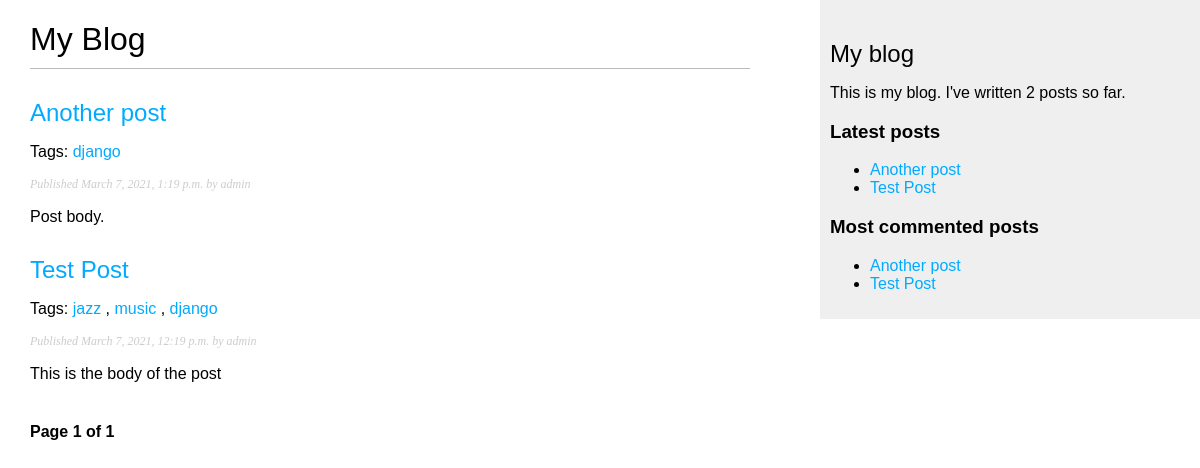
Screenshot of /blog/ with the database file from the repository.
### blog/models.py (models this page shows, shortened)
class Post(models.Model):
    STATUS_CHOICES = (
        ('draft', 'Draft'),
        ('published', 'Published'),
    )
    title = models.CharField(max_length=250)
    slug = models.SlugField(max_length=250,
                            unique_for_date='publish')
    author = models.ForeignKey(User,
                              on_delete=models.CASCADE,
                              related_name='blog_posts')
    body = models.TextField()
    publish = models.DateTimeField(default=timezone.now)
    created = models.DateTimeField(auto_now_add=True)
    updated = models.DateTimeField(auto_now=True)
    status = models.CharField(max_length=10,
                              choices=STATUS_CHOICES,
                              default='draft')
    objects = models.Manager() # The default manager.
    published = PublishedManager() # Our custom manager.
    tags = TaggableManager()
    class Meta:
        ordering = ('-publish',)
    def get_absolute_url(self):
          return reverse('blog:post_detail',
                          args=[self.publish.year,
                                self.publish.month,
                                self.publish.day,self.slug])

### blog/views.py (the view)
# urls.py: path('',views.post_list,name='post_list'),
def post_list(request, tag_slug=None):
    object_list = Post.published.all()
    tag = None
    if tag_slug:
        tag = get_object_or_404(Tag, slug=tag_slug)
        object_list = object_list.filter(tags__in=[tag])
    paginator = Paginator(object_list,3)
    page = request.GET.get('page')
    try:
        posts = paginator.page(page)
    except PageNotAnInteger:
        posts = paginator.page(1)
    except EmptyPage:
        posts = paginator.page(paginator.num_pages)
    return render(request,'blog/post/list.html',
                  {'page':page,
                  'posts': posts,
                  'tag':tag})

### blog/models.py (called while the page is built)
    def get_queryset(self):
        return super(PublishedManager,
                     self).get_queryset()\
                          .filter(status='published')

### blog/templatetags/blog_tags.py (called while the page is built)
@register.simple_tag
def total_posts():
  return Post.published.count(
  )

@register.inclusion_tag('blog/post/latest_posts.html')
def show_latest_posts(count=5):
    latest_posts = Post.published.order_by('-publish')[:count]
    return {'latest_posts': latest_posts}

@register.simple_tag
def get_most_commented_posts(count=5):
    return Post.published.annotate(
               total_comments=Count('comments')
           ).order_by('-total_comments')[:count]

### blog/templates/blog/post/list.html (shortened to what this page needs)
{% extends "blog/base.html" %}
{% block content %}
  <h1>My Blog</h1>
  {% for post in posts %}
    <h2>
      <a href="{{ post.get_absolute_url }}">
        {{ post.title }}
      </a>
    </h2>
    <p class="tags">
      Tags:
      {% for tag in post.tags.all %}
        <a href="{% url "blog:post_list_by_tag" tag.slug %}">
          {{ tag.name }}
        </a>
        {% if not forloop.last %}, {% endif %}
      {% endfor %}
    </p>
    <p class="date">
      Published {{ post.publish }} by {{ post.author }}
    </p>
    {{ post.body|truncatewords:30|linebreaks }}
  {% endfor %}
  {% include "pagination.html" with page=posts %}
{% endblock %}

### blog/templates/blog/base.html (shortened to what this page needs)
{% load blog_tags %}
{% load static %}
<!DOCTYPE html>
<html>
<head>
  <link href="{% static "css/blog.css" %}" rel="stylesheet">
</head>
<body>
  <div id="content">
    {% block content %}
    {% endblock %}
  </div>
  <div id="sidebar">
    <h2> My blog</h2>
    <p>This is my blog. I've written {% total_posts %} posts so far.</p>
    <h3>Latest posts</h3>
    {% show_latest_posts 3 %}
    <h3>Most commented posts</h3>
    {% get_most_commented_posts as most_commented_posts %}
    <ul>
      {% for post in most_commented_posts %}
        <li>
          <a href="{{ post.get_absolute_url }}">{{ post.title }}</a>
        </li>
      {% endfor %}
    </ul>
  </div>
</body>
</html>

### blog/templates/pagination.html (shortened to what this page needs)
<div class="pagination">
  <span class="step-links">
    <span class="current">
      Page {{ page.number }} of {{ page.paginator.num_pages }}
    </span>
  </span>
</div>

### blog/templates/blog/post/latest_posts.html
<ul>
    {% for post in latest_posts %}
      <li>
        <a href="{{ post.get_absolute_url }}">{{ post.title }}</a>
      </li>
    {% endfor %}
  </ul>

### blog/static/css/blog.css (style rules this page uses)
body { margin:0; padding:0; font-family:helvetica, sans-serif; }
a { color:#00abff; text-decoration:none; }
h1 { font-weight:normal; border-bottom:1px solid #bbb; padding:0 0 10px 0; }
h2 { font-weight:normal; margin:30px 0 0; }
#content { float:left; width:60%; padding:0 0 0 30px; }
#sidebar { float:right; width:30%; padding:10px; background:#efefef; height:100%; }
p.date { color:#ccc; font-family: georgia, serif; font-size: 12px; font-style: italic; }
.pagination { margin:40px 0; font-weight:bold; }

### rows the page displays
Post: title "Another post", publish "March 7, 2021, 1:19 p.m.", author "admin", body "Post body."
Tag: name "django"
Post: title "Test Post", publish "March 7, 2021, 12:19 p.m.", author "admin", body "This is the body of the post"
Tag: name "jazz"
Tag: name "music"

### other values shown
{{ page.number }} "1"
{{ page.paginator.num_pages }} "1"
